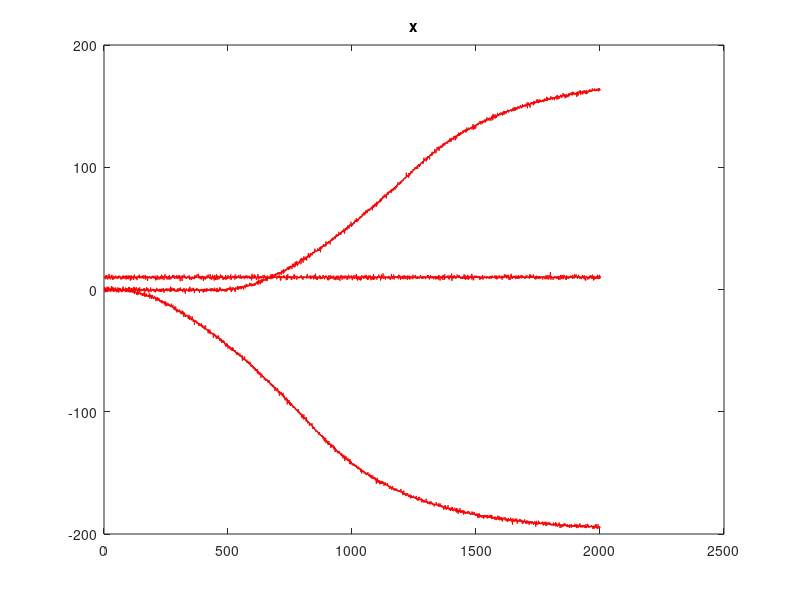
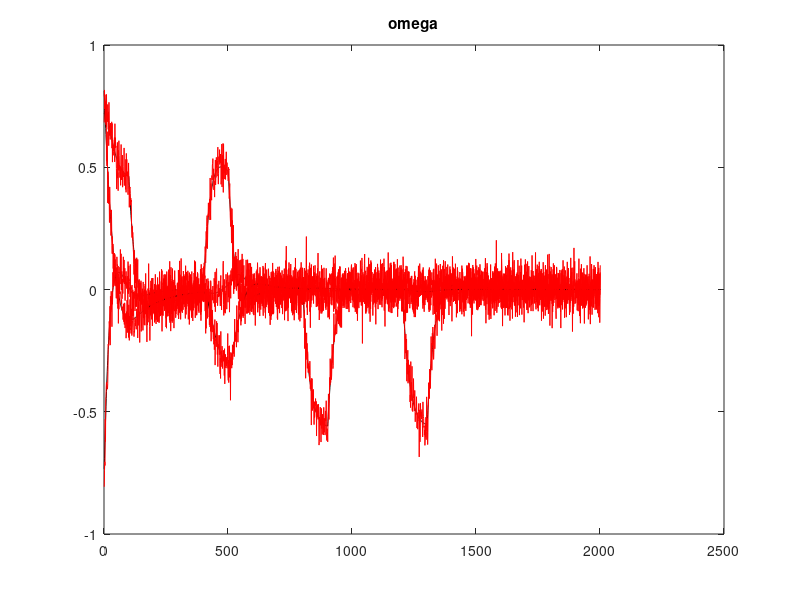
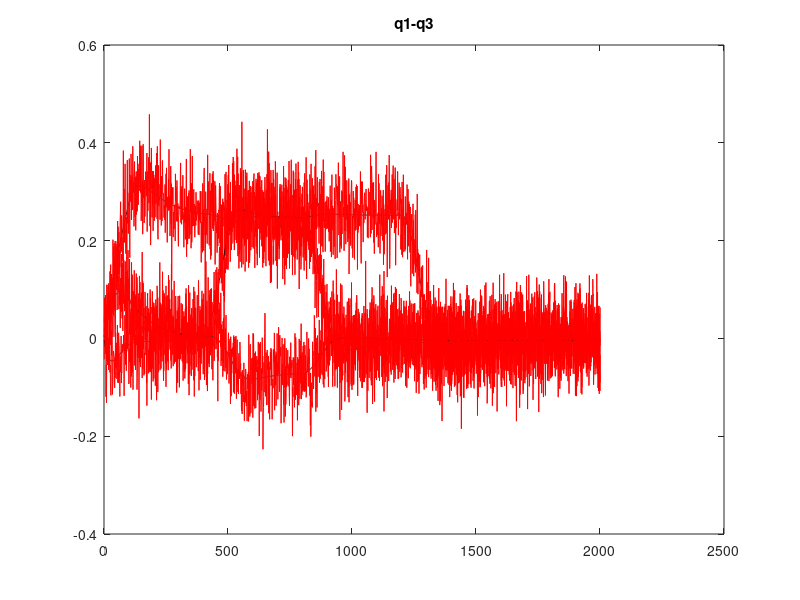

These figures' MATLAB source, in order:
load('4SystemID.mat');

figure
for i = 1:3
plot(real_state(i,:),'k');
hold on;
plot(observ(i,:),'r');
end
title('x');

figure
for i = 7:9
plot(real_state(i,:),'k');
hold on;
plot(observ(i,:),'r');
end
title('omega');

figure
for i = 10:12
plot(real_state(i,:),'k');
hold on;
plot(observ(i,:),'r');
end
title('q1-q3');